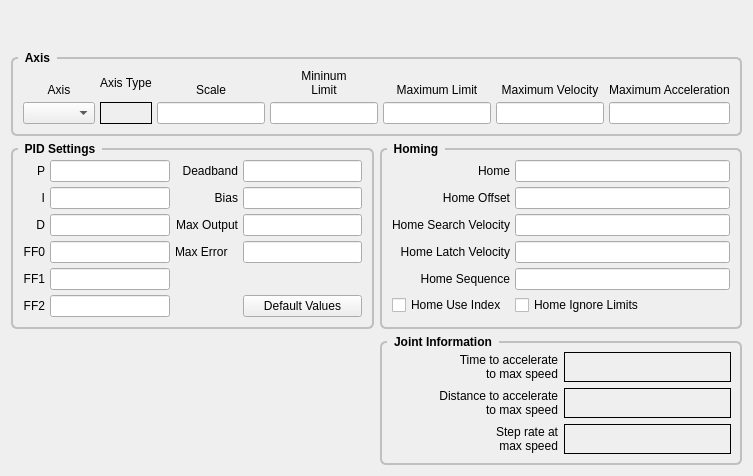
              <widget class="QWidget" name="joint0tab_2">
               <attribute name="title">
                <string>Joint 0</string>
               </attribute>
               <layout class="QGridLayout" name="gridLayout_52">
                <item row="1" column="0" colspan="2">
                 <widget class="QGroupBox" name="jointAxisGroup_5">
                  <property name="sizePolicy">
                   <sizepolicy hsizetype="Preferred" vsizetype="Preferred">
                    <horstretch>0</horstretch>
                    <verstretch>0</verstretch>
                   </sizepolicy>
                  </property>
                  <property name="styleSheet">
                   <string notr="true">QGroupBox {
    font: bold;
    border: 2px solid silver;
    border-radius: 6px;
    margin-top: 6px;
}

QGroupBox::title {
    subcontrol-origin: margin;
    left: 7px;
    padding: 0px 5px 0px 5px;
}</string>
                  </property>
                  <property name="title">
                   <string>Axis</string>
                  </property>
                  <layout class="QGridLayout" name="gridLayout_53">
                   <property name="margin">
                    <number>10</number>
                   </property>
                   <property name="spacing">
                    <number>5</number>
                   </property>
                   <item row="1" column="1">
                    <widget class="QLabel" name="axisType_5">
                     <property name="frameShape">
                      <enum>QFrame::Box</enum>
                     </property>
                     <property name="text">
                      <string/>
                     </property>
                    </widget>
                   </item>
                   <item row="1" column="7">
                    <widget class="QLineEdit" name="maxAccel_5">
                     <property name="alignment">
                      <set>Qt::AlignRight|Qt::AlignTrailing|Qt::AlignVCenter</set>
                     </property>
                    </widget>
                   </item>
                   <item row="1" column="0">
                    <widget class="QComboBox" name="axisCB_5"/>
                   </item>
                   <item row="0" column="4">
                    <widget class="QLabel" name="label_435">
                     <property name="text">
                      <string>&lt;html&gt;&lt;head/&gt;&lt;body&gt;&lt;p&gt;Mininum&lt;br/&gt;Limit&lt;/p&gt;&lt;/body&gt;&lt;/html&gt;</string>
                     </property>
                     <property name="alignment">
                      <set>Qt::AlignBottom|Qt::AlignHCenter</set>
                     </property>
                     <property name="wordWrap">
                      <bool>true</bool>
                     </property>
                    </widget>
                   </item>
                   <item row="0" column="0">
                    <widget class="QLabel" name="label_436">
                     <property name="text">
                      <string>Axis</string>
                     </property>
                     <property name="alignment">
                      <set>Qt::AlignBottom|Qt::AlignHCenter</set>
                     </property>
                    </widget>
                   </item>
                   <item row="1" column="4">
                    <widget class="QLineEdit" name="minLimit_5">
                     <property name="alignment">
                      <set>Qt::AlignRight|Qt::AlignTrailing|Qt::AlignVCenter</set>
                     </property>
                    </widget>
                   </item>
                   <item row="1" column="5">
                    <widget class="QLineEdit" name="maxLimit_5">
                     <property name="alignment">
                      <set>Qt::AlignRight|Qt::AlignTrailing|Qt::AlignVCenter</set>
                     </property>
                    </widget>
                   </item>
                   <item row="0" column="5">
                    <widget class="QLabel" name="label_437">
                     <property name="text">
                      <string>Maximum Limit</string>
                     </property>
                     <property name="textFormat">
                      <enum>Qt::AutoText</enum>
                     </property>
                     <property name="alignment">
                      <set>Qt::AlignBottom|Qt::AlignHCenter</set>
                     </property>
                     <property name="wordWrap">
                      <bool>true</bool>
                     </property>
                    </widget>
                   </item>
                   <item row="0" column="6">
                    <widget class="QLabel" name="label_438">
                     <property name="text">
                      <string>Maximum Velocity</string>
                     </property>
                     <property name="alignment">
                      <set>Qt::AlignBottom|Qt::AlignHCenter</set>
                     </property>
                     <property name="wordWrap">
                      <bool>true</bool>
                     </property>
                    </widget>
                   </item>
                   <item row="1" column="6">
                    <widget class="QLineEdit" name="maxVelocity_5">
                     <property name="alignment">
                      <set>Qt::AlignRight|Qt::AlignTrailing|Qt::AlignVCenter</set>
                     </property>
                    </widget>
                   </item>
                   <item row="0" column="2">
                    <widget class="QLabel" name="label_439">
                     <property name="text">
                      <string>Scale</string>
                     </property>
                     <property name="alignment">
                      <set>Qt::AlignBottom|Qt::AlignHCenter</set>
                     </property>
                    </widget>
                   </item>
                   <item row="0" column="7">
                    <widget class="QLabel" name="label_440">
                     <property name="text">
                      <string>Maximum Acceleration</string>
                     </property>
                     <property name="alignment">
                      <set>Qt::AlignBottom|Qt::AlignHCenter</set>
                     </property>
                     <property name="wordWrap">
                      <bool>true</bool>
                     </property>
                    </widget>
                   </item>
                   <item row="0" column="1">
                    <widget class="QLabel" name="label_33">
                     <property name="text">
                      <string>Axis Type</string>
                     </property>
                    </widget>
                   </item>
                   <item row="1" column="2">
                    <widget class="QLineEdit" name="scale_5"/>
                   </item>
                  </layout>
                 </widget>
                </item>
                <item row="2" column="0">
                 <widget class="QGroupBox" name="groupBox_6">
                  <property name="styleSheet">
                   <string notr="true">QGroupBox {
    font: bold;
    border: 2px solid silver;
    border-radius: 6px;
    margin-top: 6px;
}

QGroupBox::title {
    subcontrol-origin: margin;
    left: 7px;
    padding: 0px 5px 0px 5px;
}</string>
                  </property>
                  <property name="title">
                   <string>PID Settings</string>
                  </property>
                  <layout class="QGridLayout" name="gridLayout_54">
                   <property name="margin">
                    <number>10</number>
                   </property>
                   <property name="spacing">
                    <number>5</number>
                   </property>
                   <item row="0" column="0">
                    <widget class="QLabel" name="label_441">
                     <property name="text">
                      <string>P</string>
                     </property>
                     <property name="alignment">
                      <set>Qt::AlignRight|Qt::AlignTrailing|Qt::AlignVCenter</set>
                     </property>
                    </widget>
                   </item>
                   <item row="0" column="1">
                    <widget class="QLineEdit" name="p_5">
                     <property name="text">
                      <string/>
                     </property>
                     <property name="alignment">
                      <set>Qt::AlignRight|Qt::AlignTrailing|Qt::AlignVCenter</set>
                     </property>
                    </widget>
                   </item>
                   <item row="0" column="2">
                    <widget class="QLabel" name="label_442">
                     <property name="text">
                      <string>Deadband</string>
                     </property>
                     <property name="alignment">
                      <set>Qt::AlignRight|Qt::AlignTrailing|Qt::AlignVCenter</set>
                     </property>
                    </widget>
                   </item>
                   <item row="0" column="3">
                    <widget class="QLineEdit" name="deadband_5">
                     <property name="text">
                      <string/>
                     </property>
                     <property name="alignment">
                      <set>Qt::AlignRight|Qt::AlignTrailing|Qt::AlignVCenter</set>
                     </property>
                    </widget>
                   </item>
                   <item row="1" column="0">
                    <widget class="QLabel" name="label_443">
                     <property name="text">
                      <string>I</string>
                     </property>
                     <property name="alignment">
                      <set>Qt::AlignRight|Qt::AlignTrailing|Qt::AlignVCenter</set>
                     </property>
                    </widget>
                   </item>
                   <item row="1" column="1">
                    <widget class="QLineEdit" name="i_5">
                     <property name="text">
                      <string/>
                     </property>
                     <property name="alignment">
                      <set>Qt::AlignRight|Qt::AlignTrailing|Qt::AlignVCenter</set>
                     </property>
                    </widget>
                   </item>
                   <item row="1" column="2">
                    <widget class="QLabel" name="label_444">
                     <property name="text">
                      <string>Bias</string>
                     </property>
                     <property name="alignment">
                      <set>Qt::AlignRight|Qt::AlignTrailing|Qt::AlignVCenter</set>
                     </property>
                    </widget>
                   </item>
                   <item row="1" column="3">
                    <widget class="QLineEdit" name="bias_5">
                     <property name="text">
                      <string/>
                     </property>
                     <property name="alignment">
                      <set>Qt::AlignRight|Qt::AlignTrailing|Qt::AlignVCenter</set>
                     </property>
                    </widget>
                   </item>
                   <item row="2" column="0">
                    <widget class="QLabel" name="label_445">
                     <property name="text">
                      <string>D</string>
                     </property>
                     <property name="alignment">
                      <set>Qt::AlignRight|Qt::AlignTrailing|Qt::AlignVCenter</set>
                     </property>
                    </widget>
                   </item>
                   <item row="2" column="1">
                    <widget class="QLineEdit" name="d_5">
                     <property name="text">
                      <string/>
                     </property>
                     <property name="alignment">
                      <set>Qt::AlignRight|Qt::AlignTrailing|Qt::AlignVCenter</set>
                     </property>
                    </widget>
                   </item>
                   <item row="2" column="2">
                    <widget class="QLabel" name="label_446">
                     <property name="text">
                      <string>Max Output</string>
                     </property>
                     <property name="alignment">
                      <set>Qt::AlignRight|Qt::AlignTrailing|Qt::AlignVCenter</set>
                     </property>
                    </widget>
                   </item>
                   <item row="2" column="3">
                    <widget class="QLineEdit" name="maxOutput_5">
                     <property name="text">
                      <string/>
                     </property>
                     <property name="alignment">
                      <set>Qt::AlignRight|Qt::AlignTrailing|Qt::AlignVCenter</set>
                     </property>
                    </widget>
                   </item>
                   <item row="3" column="0">
                    <widget class="QLabel" name="label_447">
                     <property name="text">
                      <string>FF0</string>
                     </property>
                     <property name="alignment">
                      <set>Qt::AlignRight|Qt::AlignTrailing|Qt::AlignVCenter</set>
                     </property>
                    </widget>
                   </item>
                   <item row="3" column="1">
                    <widget class="QLineEdit" name="ff0_5">
                     <property name="text">
                      <string/>
                     </property>
                     <property name="alignment">
                      <set>Qt::AlignRight|Qt::AlignTrailing|Qt::AlignVCenter</set>
                     </property>
                    </widget>
                   </item>
                   <item row="4" column="0">
                    <widget class="QLabel" name="label_448">
                     <property name="text">
                      <string>FF1</string>
                     </property>
                     <property name="alignment">
                      <set>Qt::AlignRight|Qt::AlignTrailing|Qt::AlignVCenter</set>
                     </property>
                    </widget>
                   </item>
                   <item row="4" column="1">
                    <widget class="QLineEdit" name="ff1_5">
                     <property name="text">
                      <string/>
                     </property>
                     <property name="alignment">
                      <set>Qt::AlignRight|Qt::AlignTrailing|Qt::AlignVCenter</set>
                     </property>
                    </widget>
                   </item>
                   <item row="5" column="0">
                    <widget class="QLabel" name="label_449">
                     <property name="text">
                      <string>FF2</string>
                     </property>
                     <property name="alignment">
                      <set>Qt::AlignRight|Qt::AlignTrailing|Qt::AlignVCenter</set>
                     </property>
                    </widget>
                   </item>
                   <item row="5" column="1">
                    <widget class="QLineEdit" name="ff2_5">
                     <property name="text">
                      <string/>
                     </property>
                     <property name="alignment">
                      <set>Qt::AlignRight|Qt::AlignTrailing|Qt::AlignVCenter</set>
                     </property>
                    </widget>
                   </item>
                   <item row="5" column="3">
                    <widget class="QPushButton" name="pidDefault_5">
                     <property name="text">
                      <string>Default Values</string>
                     </property>
                    </widget>
                   </item>
                   <item row="3" column="2">
                    <widget class="QLabel" name="label_450">
                     <property name="text">
                      <string>Max Error</string>
                     </property>
                    </widget>
                   </item>
                   <item row="3" column="3">
                    <widget class="QLineEdit" name="maxError_5">
                     <property name="alignment">
                      <set>Qt::AlignRight|Qt::AlignTrailing|Qt::AlignVCenter</set>
                     </property>
                    </widget>
                   </item>
                  </layout>
                 </widget>
                </item>
                <item row="2" column="1">
                 <widget class="QGroupBox" name="groupBox_10">
                  <property name="styleSheet">
                   <string notr="true">QGroupBox {
    font: bold;
    border: 2px solid silver;
    border-radius: 6px;
    margin-top: 6px;
}

QGroupBox::title {
    subcontrol-origin: margin;
    left: 7px;
    padding: 0px 5px 0px 5px;
}</string>
                  </property>
                  <property name="title">
                   <string>Homing</string>
                  </property>
                  <layout class="QGridLayout" name="gridLayout_55">
                   <property name="margin">
                    <number>10</number>
                   </property>
                   <property name="spacing">
                    <number>5</number>
                   </property>
                   <item row="0" column="0">
                    <widget class="QLabel" name="label_451">
                     <property name="text">
                      <string>Home</string>
                     </property>
                     <property name="alignment">
                      <set>Qt::AlignRight|Qt::AlignTrailing|Qt::AlignVCenter</set>
                     </property>
                    </widget>
                   </item>
                   <item row="0" column="1">
                    <widget class="QLineEdit" name="home_5">
                     <property name="toolTip">
                      <string>&lt;html&gt;&lt;head/&gt;&lt;body&gt;&lt;p&gt;Home is usually set to 0&lt;/p&gt;&lt;/body&gt;&lt;/html&gt;</string>
                     </property>
                     <property name="alignment">
                      <set>Qt::AlignRight|Qt::AlignTrailing|Qt::AlignVCenter</set>
                     </property>
                    </widget>
                   </item>
                   <item row="1" column="0">
                    <widget class="QLabel" name="label_452">
                     <property name="text">
                      <string>Home Offset</string>
                     </property>
                     <property name="alignment">
                      <set>Qt::AlignRight|Qt::AlignTrailing|Qt::AlignVCenter</set>
                     </property>
                    </widget>
                   </item>
                   <item row="1" column="1">
                    <widget class="QLineEdit" name="homeOffset_5">
                     <property name="toolTip">
                      <string>&lt;html&gt;&lt;head/&gt;&lt;body&gt;&lt;p&gt;Home Offset can be used to back off of the home switch&lt;/p&gt;&lt;/body&gt;&lt;/html&gt;</string>
                     </property>
                     <property name="alignment">
                      <set>Qt::AlignRight|Qt::AlignTrailing|Qt::AlignVCenter</set>
                     </property>
                    </widget>
                   </item>
                   <item row="2" column="0">
                    <widget class="QLabel" name="label_453">
                     <property name="text">
                      <string>Home Search Velocity</string>
                     </property>
                     <property name="alignment">
                      <set>Qt::AlignRight|Qt::AlignTrailing|Qt::AlignVCenter</set>
                     </property>
                    </widget>
                   </item>
                   <item row="2" column="1">
                    <widget class="QLineEdit" name="homeSearchVel_5">
                     <property name="toolTip">
                      <string>&lt;html&gt;&lt;head/&gt;&lt;body&gt;&lt;p&gt;Search Velocity is in units per second&lt;/p&gt;&lt;/body&gt;&lt;/html&gt;</string>
                     </property>
                     <property name="alignment">
                      <set>Qt::AlignRight|Qt::AlignTrailing|Qt::AlignVCenter</set>
                     </property>
                    </widget>
                   </item>
                   <item row="3" column="0">
                    <widget class="QLabel" name="label_454">
                     <property name="text">
                      <string>Home Latch Velocity</string>
                     </property>
                     <property name="alignment">
                      <set>Qt::AlignRight|Qt::AlignTrailing|Qt::AlignVCenter</set>
                     </property>
                    </widget>
                   </item>
                   <item row="3" column="1">
                    <widget class="QLineEdit" name="homeLatchVel_5">
                     <property name="toolTip">
                      <string>&lt;html&gt;&lt;head/&gt;&lt;body&gt;&lt;p&gt;Latch Velocity is in user units per second&lt;br/&gt;usually set slower than Search Velocity&lt;/p&gt;&lt;/body&gt;&lt;/html&gt;</string>
                     </property>
                     <property name="alignment">
                      <set>Qt::AlignRight|Qt::AlignTrailing|Qt::AlignVCenter</set>
                     </property>
                    </widget>
                   </item>
                   <item row="5" column="0">
                    <widget class="QCheckBox" name="homeUseIndex_5">
                     <property name="text">
                      <string>Home Use Index</string>
                     </property>
                    </widget>
                   </item>
                   <item row="5" column="1">
                    <widget class="QCheckBox" name="homeIgnoreLimits_5">
                     <property name="text">
                      <string>Home Ignore Limits</string>
                     </property>
                    </widget>
                   </item>
                   <item row="4" column="0">
                    <widget class="QLabel" name="label_455">
                     <property name="text">
                      <string>Home Sequence</string>
                     </property>
                     <property name="alignment">
                      <set>Qt::AlignRight|Qt::AlignTrailing|Qt::AlignVCenter</set>
                     </property>
                    </widget>
                   </item>
                   <item row="4" column="1">
                    <widget class="QLineEdit" name="homeSequence_5">
                     <property name="toolTip">
                      <string>&lt;html&gt;&lt;head/&gt;&lt;body&gt;&lt;p&gt;Home sequences start at 0 and do not skip a number.&lt;/p&gt;&lt;p&gt;Multiple joint axis use a negative number.&lt;/p&gt;&lt;p&gt;Leave blank to home the joint manually.&lt;/p&gt;&lt;/body&gt;&lt;/html&gt;</string>
                     </property>
                    </widget>
                   </item>
                  </layout>
                 </widget>
                </item>
                <item row="3" column="1">
                 <widget class="QGroupBox" name="gridGroupBox_10">
                  <property name="styleSheet">
                   <string notr="true">QGroupBox {
    font: bold;
    border: 2px solid silver;
    border-radius: 6px;
    margin-top: 6px;
}

QGroupBox::title {
    subcontrol-origin: margin;
    left: 7px;
    padding: 0px 5px 0px 5px;
}</string>
                  </property>
                  <property name="title">
                   <string>Joint Information</string>
                  </property>
                  <layout class="QGridLayout" name="gridLayout_57">
                   <item row="0" column="1">
                    <widget class="QLabel" name="timeJoint_5">
                     <property name="frameShape">
                      <enum>QFrame::Box</enum>
                     </property>
                     <property name="text">
                      <string>&lt;html&gt;&lt;head/&gt;&lt;body&gt;&lt;p align=&quot;center&quot;&gt;&lt;br/&gt;&lt;/p&gt;&lt;/body&gt;&lt;/html&gt;</string>
                     </property>
                    </widget>
                   </item>
                   <item row="0" column="0">
                    <widget class="QLabel" name="label_464">
                     <property name="text">
                      <string>&lt;html&gt;&lt;head/&gt;&lt;body&gt;&lt;p align=&quot;right&quot;&gt;Time to accelerate&lt;br/&gt;to max speed&lt;/p&gt;&lt;/body&gt;&lt;/html&gt;</string>
                     </property>
                    </widget>
                   </item>
                   <item row="1" column="0">
                    <widget class="QLabel" name="label_465">
                     <property name="text">
                      <string>&lt;html&gt;&lt;head/&gt;&lt;body&gt;&lt;p align=&quot;right&quot;&gt;Distance to accelerate&lt;br/&gt;to max speed&lt;/p&gt;&lt;/body&gt;&lt;/html&gt;</string>
                     </property>
                    </widget>
                   </item>
                   <item row="1" column="1">
                    <widget class="QLabel" name="distanceJoint_5">
                     <property name="frameShape">
                      <enum>QFrame::Box</enum>
                     </property>
                     <property name="text">
                      <string>&lt;html&gt;&lt;head/&gt;&lt;body&gt;&lt;p align=&quot;center&quot;&gt;&lt;br/&gt;&lt;/p&gt;&lt;/body&gt;&lt;/html&gt;</string>
                     </property>
                    </widget>
                   </item>
                   <item row="2" column="0">
                    <widget class="QLabel" name="label_466">
                     <property name="text">
                      <string>&lt;html&gt;&lt;head/&gt;&lt;body&gt;&lt;p align=&quot;right&quot;&gt;Step rate at&lt;br/&gt;max speed&lt;/p&gt;&lt;/body&gt;&lt;/html&gt;</string>
                     </property>
                    </widget>
                   </item>
                   <item row="2" column="1">
                    <widget class="QLabel" name="stepRateJoint_5">
                     <property name="frameShape">
                      <enum>QFrame::Box</enum>
                     </property>
                     <property name="text">
                      <string>&lt;html&gt;&lt;head/&gt;&lt;body&gt;&lt;p align=&quot;center&quot;&gt;&lt;br/&gt;&lt;/p&gt;&lt;/body&gt;&lt;/html&gt;</string>
                     </property>
                    </widget>
                   </item>
                  </layout>
                 </widget>
                </item>
                <item row="0" column="0" colspan="2">
                 <spacer name="verticalSpacer_6">
                  <property name="orientation">
                   <enum>Qt::Vertical</enum>
                  </property>
                  <property name="sizeHint" stdset="0">
                   <size>
                    <width>20</width>
                    <height>40</height>
                   </size>
                  </property>
                 </spacer>
                </item>
               </layout>
              </widget>
